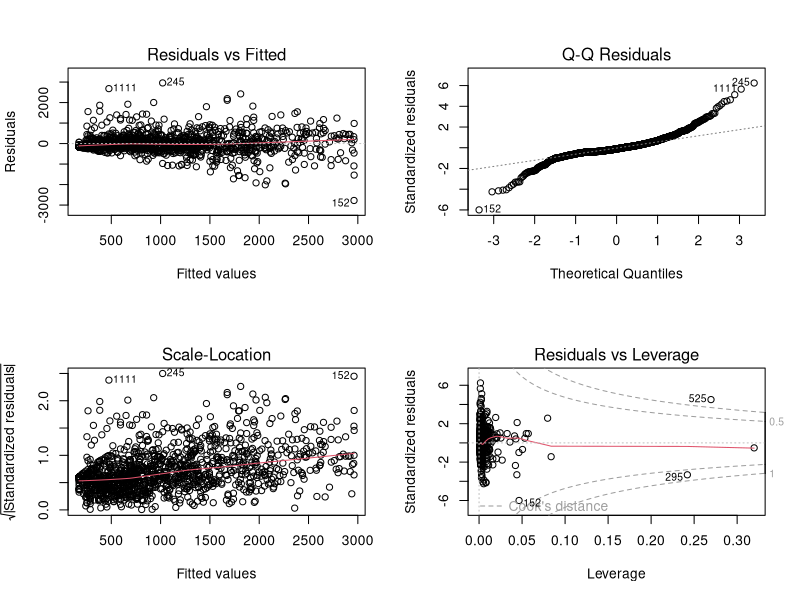

Write R code to recreate this figure. (Note: this script raises an error after producing the figure.)
data = read.csv(file = "./SEM2/Project1/Data/CPepIns.csv")

length(data)

data$C.Peptide <- as.numeric(data$C.Peptide)
data$C.Peptide[is.na(data$C.Peptide)] <- sample(0:4, 
                                                sum(is.na(data$C.Peptide)), replace = TRUE)
mean_Cvalue <- mean(data$C.Peptide)
summary(data$C.Peptide)
# Step 2: Calculate the standard error (SE)
sd_Cvalue <- sd(data$C.Peptide)


# Step 3: Define the thresholds
lower_Cbound <- mean_Cvalue - 3 * sd_Cvalue
upper_Cbound <- mean_Cvalue + 3 * sd_Cvalue
data$Insulin <- as.numeric(data$Insulin)
data$Insulin[is.na(data$Insulin)] <- 0
mean_Ivalue <- mean(data$Insulin)

# Step 2: Calculate the standard error (SE)
sd_Ivalue <- sd(data$Insulin)


# Step 3: Define the thresholds
lower_Ibound <- mean_Ivalue - 3 * sd_Ivalue
upper_Ibound <- mean_Ivalue + 3 * sd_Ivalue

# Step 4: Filter the data within the range
filtered_data <- data[data$Insulin >= lower_Ibound & data$Insulin <= upper_Ibound & data$C.Peptide >= lower_Cbound & data$C.Peptide <= upper_Cbound, ]


data<-filtered_data

model1<- lm(data$C.Peptide~data$Insulin+I(data$Insulin^2),data= data)
summary(model1)
model2<- lm(data$C.Peptide~data$Insulin-1,data= data)
summary(model2)
model3<- lm(data$C.Peptide~data$Insulin+I(data$Insulin^2)+I(data$Insulin^3),data= data)
summary(model3)
model4<- lm(data$C.Peptide~data$Insulin+I(data$Insulin^2)+I(data$Insulin^3)+I(data$Insulin^4),data= data)
summary(model4)
model5<- lm(data$C.Peptide~data$Insulin+I(data$Insulin^2)+I(data$Insulin^3)+I(data$Insulin^4)+I(data$Insulin^5),data= data)
summary(model5)
model6<- lm(data$C.Peptide~data$Insulin+I(data$Insulin^2)+I(data$Insulin^3)+I(data$Insulin^4)+I(data$Insulin^5)+I(data$Insulin^6),data= data)
summary(model6)
model7<- lm(data$C.Peptide~data$Insulin+I(data$Insulin^2)+I(data$Insulin^3)+I(data$Insulin^4)+I(data$Insulin^5)+I(data$Insulin^6)+I(data$Insulin^7),data= data)
summary(model7)
model8<- lm(data$C.Peptide~data$Insulin+I(data$Insulin^2)+I(data$Insulin^3)+I(data$Insulin^4)+I(data$Insulin^5)+I(data$Insulin^6)+I(data$Insulin^7)+I(data$Insulin^8),data= data)
summary(model8)
model9<- lm(data$C.Peptide~data$Insulin+I(data$Insulin^2)+I(data$Insulin^3)+I(data$Insulin^4)+I(data$Insulin^5)+I(data$Insulin^6)+I(data$Insulin^7)+I(data$Insulin^8)+I(data$Insulin^9),data= data)
summary(model9)
model10<- lm(data$C.Peptide~data$Insulin+I(data$Insulin^2)+I(data$Insulin^3)+I(data$Insulin^4)+I(data$Insulin^5)+I(data$Insulin^6)+I(data$Insulin^7)+I(data$Insulin^8)+I(data$Insulin^9)+I(data$Insulin^10),data= data)
summary(model10)
anova(model9,model10)
AIC(model4, model10)
par(mfrow=c(2,2))
plot(model4)

library(dplyr)

data_2023 <- data %>% filter(Year == 2023)

ggplot(data = data_2023, aes(x = Insulin, y = C.Peptide)) +
  geom_point(size = 3, alpha = 0.3, color = "purple") +
  geom_smooth(method = "lm", formula = y ~ x + I(x^2) + I(x^3) - 1, se = TRUE, color = "black") +
  labs(
    title = "Scatter Plot of C.Peptide and Insulin (2023 Data Only)",
    x = "Insulin",
    y = "C.Peptide"
  ) +
  theme_minimal() +
  theme(
    plot.title = element_text(size = 16),
    axis.title.x = element_text(size = 14),
    axis.title.y = element_text(size = 14),
    axis.text.x = element_text(size = 12),
    axis.text.y = element_text(size = 12)
  )
step(model3)
drop1(model4)
